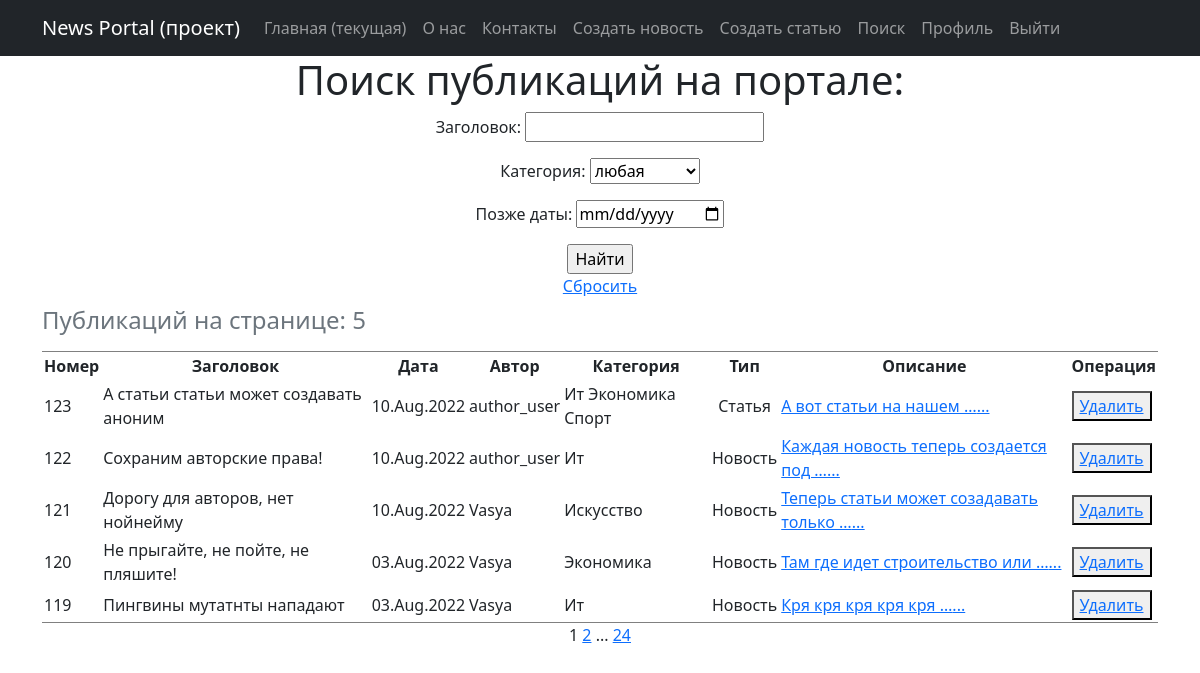
The page /posts/news/search/ (signed in) on the database as committed earlier.
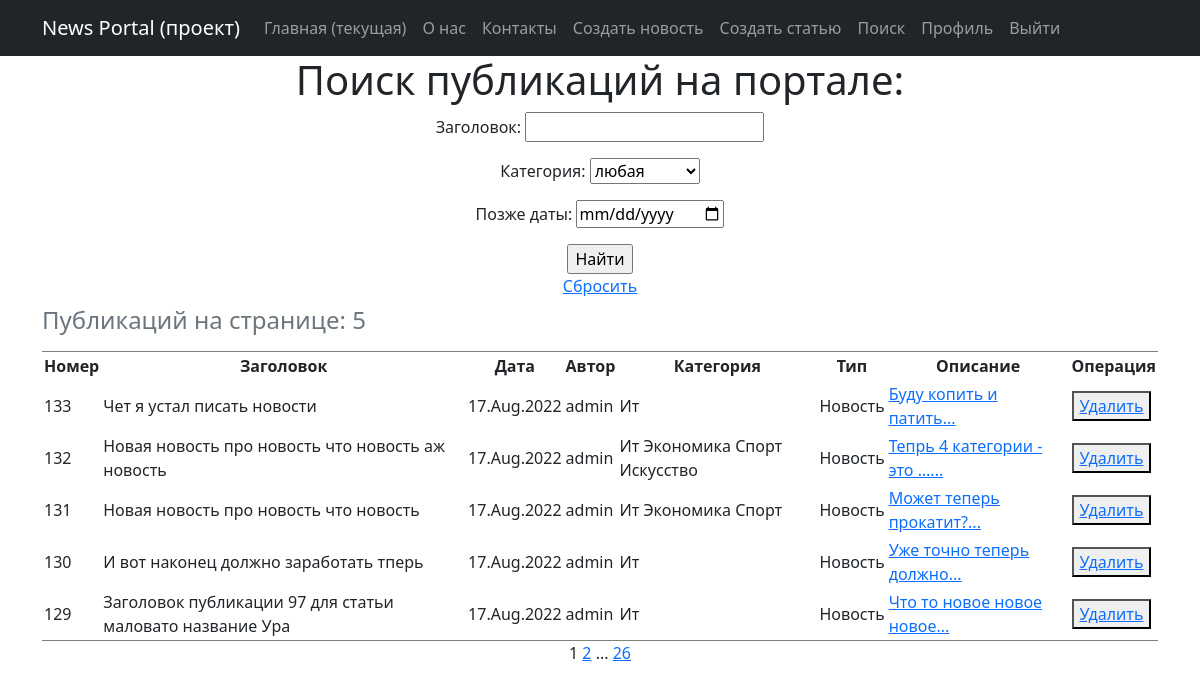
The same page on the database as committed later.
### news/models.py (models this page shows, shortened)
class Post(models.Model):
    news = 'NW'
    article = 'AR'
    POST_TYPES =[
        (news, 'Новость'),
        (article, 'Статья'),
    ]
    author_user = models.ForeignKey('Author', on_delete=models.CASCADE)
    post_type = models.CharField(max_length=2,
                                  choices=POST_TYPES,
                                  default=article)
    create_date = models.DateTimeField(auto_now_add=True)
    category = models.ManyToManyField('Category', through='PostCategory')
    header_post = models.CharField(max_length=128)
    text_post = models.TextField()
    rating_post = models.SmallIntegerField(default=0)
    class Meta:
        verbose_name = 'Публикация'
        verbose_name_plural = 'Публикации'

class Author(models.Model):
    author_user = models.OneToOneField(User, on_delete=models.CASCADE) #параметр on_delete м.б. SET_NULL
    rating_author = models.SmallIntegerField(default=0)
    def __str__(self):
        return f'{self.author_user.username}'

class Category(models.Model):
    name_category = models.CharField(
        max_length=64,
        unique=True,
        verbose_name='Название',
        help_text='Название категории - 64 символа',
    )
    subscribers = models.ManyToManyField(
        User,
        through='CategorySubscriber',
        blank=True,
    )
    def __str__(self):
        return f"{self.name_category.title()}"
    class Meta:
        verbose_name = 'Категория'
        verbose_name_plural = 'Категории'

### news/views.py (the view)
# urls.py: path('news/search/', PostsListSearch.as_view(), name='posts_list_search'),
class PostsListSearch(LoginRequiredMixin, ListView):
    model = Post
    ordering = '-create_date'
    template_name = 'posts_search.html'
    context_object_name = 'finded_posts'
    paginate_by = 5
    def get_queryset(self):
        queryset = super().get_queryset()
        self.filterset = PostFilter(self.request.GET, queryset)
        return self.filterset.qs
    def get_context_data(self, **kwargs):
        context = super().get_context_data()
        context['filterset'] = self.filterset
        return context

### news/templatetags/custom_filters.py (called while the page is built)
@register.filter()
def censor(value):
    if not isinstance(value, str):
        raise TypeError("Цензура осуществляется только для объекта типа строка (str)")
    else:
        list_ = value.split(" ")
        for i in range(len(list_)):
            if list_[i].strip(string.punctuation).lower() in CENSOR_LIST:
                for j in range(1, len(list_[i])):
                    if list_[i][j] not in string.punctuation:
                        list_[i] = f"{list_[i][:j]}*{list_[i][j+1:]}"
        return f'{" ".join(list_)}'

@register.simple_tag(takes_context=True)
def url_replace(context, **kwargs):
    d = context['request'].GET.copy()
    for k, v in kwargs.items():
        d[k] = v
    return d.urlencode()

### news/templates/posts_search.html (shortened to what this page needs)
{% extends 'flatpages/default.html' %}
{% load custom_filters %}
{% block content %}
<h1>Поиск публикаций на портале:</h1>
<form action="" method="get">
    {{ filterset.form.as_p }}
    <input type="submit" value="Найти" />
</form>
<a href="?{% url 'posts_list_search' %}">Сбросить</a>
{% if finded_posts %}
    <table cellpadding="2" frame="hsides">
        <caption align="top"> <h4>Публикаций на странице: {{ finded_posts|length }}</h4></caption>
        <tr>
            <th>Номер</th>
            <th>Заголовок</th>
            <th>Дата</th>
            <th>Автор</th>
            <th>Категория</th>
            <th>Тип</th>
            <th>Описание</th>
            <th>Операция</th>
        </tr>
        {% for post in finded_posts %}
        <tr>
            <td align="left">{{ post.pk }}</td>
            <td align="left">{{ post.header_post|censor }}</td>
            <td>{{ post.create_date|date:'d.M.Y' }}</td>
            <td align="left">{{ post.author_user }}</td>
            <td align="left">
                {% for cat in post.category.all %}
                {{ cat }}
                {% endfor %}
            </td>
            <td>
                {% if post.post_type == 'AR' %}
                    Статья
                {% else %}
                    Новость
                {% endif %}
            </td>
            <td align="left">
                {% if post.post_type == 'AR' %}
                     <a href="{% url 'post_update_article' post.pk %}">{{ post.text_post|truncatewords:5|censor }}...</a>
                {% else %}
                     <a href="{% url 'post_update_new' post.pk %}">{{ post.text_post|truncatewords:5|censor }}...</a>
                {% endif %}
            </td>
            <td align="left">
                 {% if post.post_type == 'AR' %}
                     <button><a href="{% url 'post_delete_article' post.pk %}"> Удалить </a></button>
                {% else %}
                     <button><a href="{% url 'post_delete_new' post.pk %}"> Удалить </a></button>
                {% endif %}
            </td>
        </tr>
        {% endfor %}
    </table>
{% else %}
    <h3>Такие новости не найдены.</h3>
{% endif %}
    {{ page_obj.number }}
    {% if  page_obj.has_next %}
        <a href="?{% url_replace page=page_obj.next_page_number %}">{{ page_obj.next_page_number }}</a>
        {% if paginator.num_pages != page_obj.next_page_number %}
            ...
            <a href="?{% url_replace page=page_obj.paginator.num_pages %}">{{ page_obj.paginator.num_pages }}</a>
        {% endif %}
    {% endif%}
{% endblock content %}

Rows that differ between the two databases and show on the page:
no longer on this page (row unchanged): Post: pk "123", header_post|censor "А статьи статьи может создавать аноним", create_date "10.Aug.2022", author_user "author_user", post_type "Статья", text_post|censor "А вот статьи на нашем …", Category (name_category "Ит"), Category (name_category "Экономика"), Category (name_category "Спорт")
no longer on this page (row unchanged): Post: pk "122", header_post|censor "Сохраним авторские права!", create_date "10.Aug.2022", author_user "author_user", post_type "Новость", text_post|censor "Каждая новость теперь создается под …", Category (name_category "Ит")
no longer on this page (row unchanged): Post: pk "121", header_post|censor "Дорогу для авторов, нет нойнейму", create_date "10.Aug.2022", author_user "Vasya", post_type "Новость", text_post|censor "Теперь статьи может созадавать только …", Category (name_category "Искусство")
no longer on this page (row unchanged): Post: pk "120", header_post|censor "Не прыгайте, не пойте, не пляшите!", create_date "03.Aug.2022", author_user "Vasya", post_type "Новость", text_post|censor "Там где идет строительство или …", Category (name_category "Экономика")
no longer on this page (row unchanged): Post: pk "119", header_post|censor "Пингвины мутатнты нападают", create_date "03.Aug.2022", author_user "Vasya", post_type "Новость", text_post|censor "Кря кря кря кря кря …", Category (name_category "Ит")
added Post: pk "133", header_post|censor "Чет я устал писать новости", create_date "17.Aug.2022", author_user "admin", post_type "Новость", text_post|censor "Буду копить и патить", Category (name_category "Ит")
added Post: pk "132", header_post|censor "Новая новость про новость что новость аж новость", create_date "17.Aug.2022", author_user "admin", post_type "Новость", text_post|censor "Тепрь 4 категории - это …", Category (name_category "Ит"), Category (name_category "Экономика"), Category (name_category "Спорт"), Category (name_category "Искусство")
added Post: pk "131", header_post|censor "Новая новость про новость что новость", create_date "17.Aug.2022", author_user "admin", post_type "Новость", text_post|censor "Может теперь прокатит?", Category (name_category "Ит"), Category (name_category "Экономика"), Category (name_category "Спорт")
added Post: pk "130", header_post|censor "И вот наконец должно заработать тперь", create_date "17.Aug.2022", author_user "admin", post_type "Новость", text_post|censor "Уже точно теперь должно", Category (name_category "Ит")
added Post: pk "129", header_post|censor "Заголовок публикации 97 для статьи маловато название Ура", create_date "17.Aug.2022", author_user "admin", post_type "Новость", text_post|censor "Что то новое новое новое", Category (name_category "Ит")
Other text that changed with them:
{{ page_obj.paginator.num_pages }}: "24" → "26"
